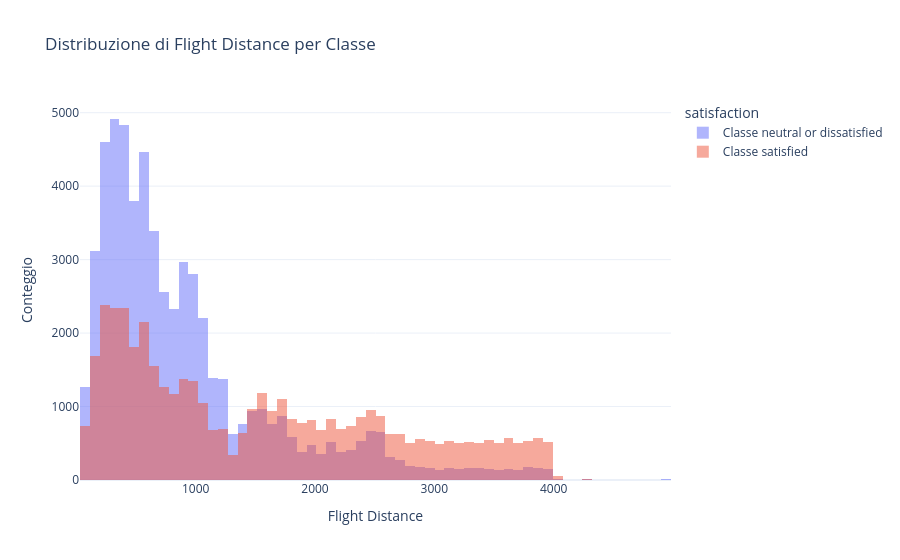

Notebook source saved alongside this figure:
### Markdown cell above
### 2.4.6 Flight Distance

### Code cell
fig = make_feature_by_target_figure(raw_data_train, feature="Flight Distance", target="satisfaction", nbins_num=60)
fig.show()

### Figure 1 — Plotly figure (JSON) as saved in the notebook; plotly's stock layout.template omitted (floating-point values rounded to 4 significant figures; data arrays with more than 128 entries replaced by an {"elided": "..."} marker saying what was removed)
{"data": [{"hovertemplate": "satisfaction=neutral or dissatisfied<br>Flight Distance=%{x}<br>Conteggio=%{y}<extra></extra>", "name": "Classe neutral or dissatisfied", "opacity": 0.5, "type": "histogram", "x": {"elided": "58879 int values"}, "xbins": {"end": 4983.0, "size": 82.53, "start": 31.0}}, {"hovertemplate": "satisfaction=satisfied<br>Flight Distance=%{x}<br>Conteggio=%{y}<extra></extra>", "name": "Classe satisfied", "opacity": 0.5, "type": "histogram", "x": {"elided": "45025 int values"}, "xbins": {"end": 4983.0, "size": 82.53, "start": 31.0}}], "layout": {"barmode": "overlay", "legend": {"title": {"text": "satisfaction"}}, "title": {"text": "Distribuzione di Flight Distance per Classe"}, "xaxis": {"title": {"text": "Flight Distance"}}, "yaxis": {"title": {"text": "Conteggio"}}}}
